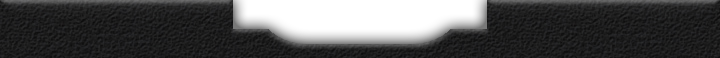
#> input picture assets/slot_front_dark.png, 720 x 58 px
$ python turboexpress.py
#> lines starting #> are read from the running program, lines starting #| are printed output that depends on the picture; after the words box and inside, x2 and y2 are one past the last pixel; in counts of white or black regions, pixels touching at a corner belong together
### tools/slot_art/strip.py
"""What every system's cart slot strip is drawn with: the strip's size, Slot's
mouth, the moulded plastic's grain, and embossing."""

from pathlib import Path

import numpy as np
from PIL import Image, ImageFont

ROOT = Path(__file__).resolve().parent.parent.parent
W, H = 720, 58
FONT = ROOT / 'crates/slot-ui/assets/label.ttf'


def colour(name, shells):
    if name in shells:
        return shells[name]
    name = name.lstrip('#')
    return tuple(int(name[i:i + 2], 16) for i in (0, 2, 4))


def grain(seed, amount):
    """The moulded plastic's fine texture, as a multiplier around 1."""
    rng = np.random.default_rng(seed)
    n = rng.normal(0.0, 1.0, (H, W))
    # A little blur so it reads as texture, not noise.
    n = (n + np.roll(n, 1, 0) + np.roll(n, 1, 1) + np.roll(n, -1, 0) + np.roll(n, -1, 1)) / 5
    return 1.0 + n * amount


def mouth():
    """Slot's mouth: True where the front strip is open."""
    a = np.array(Image.open(ROOT / 'assets/slot_front_dark.png').convert('RGBA'))[:, :, 3]
    return a < 128
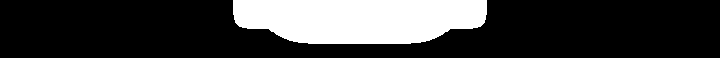
#> returned value: shape (58, 720) bool; 22.9% white; 1 white region, box (x1, y1, x2, y2) and area: (233, 0, 487, 44) 9579


def near(mask, d):
    """Pixels within d of the mask, outside it."""
    out = np.zeros_like(mask)
    for dy in range(-d, d + 1):
        for dx in range(-d, d + 1):
            out |= np.roll(np.roll(mask, dy, 0), dx, 1)
    return out & ~mask


def shade(rgb, factor):
    return np.clip(np.array(rgb, float) * factor, 0, 255)


def to_image(light, base, alpha=None):
    """light is an H x W multiplier on the shell colour."""
    img = np.clip(light[:, :, None] * np.array(base, float)[None, None, :], 0, 255)
    a = np.full((H, W), 255.0) if alpha is None else alpha
    return Image.fromarray(np.dstack([img, a]).astype(np.uint8), 'RGBA')


# [5 lines left out: function embossed, not called in this run]


def rgb(base, factor):
    return tuple(int(c) for c in shade(base, factor))


def open_mouth(img):
    """Keep the opening open whatever was drawn across it."""
    m = mouth()
    out = np.array(img)
    out[:, :, 3] = np.where(m, 0, out[:, :, 3])
    return Image.fromarray(out, 'RGBA')

### tools/slot_art/turboexpress.py
#!/usr/bin/env python3
"""Draw the TurboExpress's cart slot, for the TurboGrafx-16 shelf with Cart
Slot set to Bespoke.

    tools/slot_art/turboexpress.py [colour] [--out DIR]

The three strips are the size of Slot's (720x58) with its mouth cut out in the
same place, so a HuCard goes in the same way. They draw the top of a
TurboExpress's back: the HuCard's sunken panel between the raised shoulders,
the grooves down its sides and the arrow moulded across it, the screw holes
in the top corners, and the DC IN recess on the right edge. No maker's names
or marks are drawn.

colour is the TurboExpress's charcoal, or a hex RGB.
"""

import argparse
from pathlib import Path

import numpy as np
from PIL import Image, ImageDraw

from strip import H, ROOT, W, colour, grain, mouth, near, open_mouth, rgb, to_image

SHELLS = {
    'charcoal': (62, 64, 69),
}
# The sunken panel the HuCard goes into spans this.
PANEL = (190, 530)


def back(base):
    """Seen through the mouth: the HuCard slit, deep and dark, with its guides."""
    light = np.full((H, W), 0.55) * grain(10, 0.02)
    ys = np.arange(H)[:, None]
    light *= 0.75 + 0.25 * np.clip(ys / 30, 0, 1)
    m = mouth()
    xs = np.where(m[2])[0]
#> xs = 254 values from 233 to 486
    left, right = xs.min(), xs.max()
#> left = 233; right = 486
    for i in range(10):
        f = 0.7 + 0.3 * i / 10
        light[:, left + i] *= f
        light[:, right - i] *= f
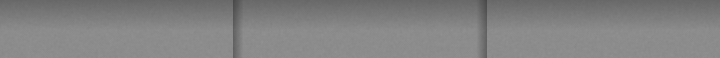
#> light: shape (58, 720) float64; min 0.288, max 0.571, mean 0.511
    img = to_image(light, base)
#> in to_image, `img = np.clip(light[:, :, None] * np.array(base, float)[None, None, :]..`:
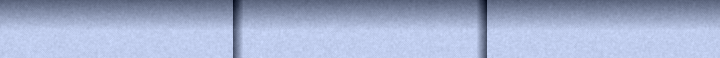
#> img: shape (58, 720, 3) float64; mean of channels 0, 1, 2 31.7, 32.7, 35.3; drawn with min black and max white
#> in to_image, `return Image.fromarray(np.dstack([img, a]).astype(np.uint8), 'RGBA')`:
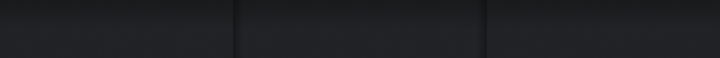
#> returned value: PIL image 720x58 RGBA; mean R, G, B, A 31.2, 32.2, 34.7, 255
    d = ImageDraw.Draw(img)
    # The slit the card slides into, and its two guides.
    d.rectangle([left + 16, 3, right - 16, 9], fill=(14, 14, 16))
    d.line([left + 16, 10, right - 16, 10], fill=rgb(base, 0.9))
    for x in (left + 20, right - 26):
        d.rectangle([x, 10, x + 6, 30], fill=rgb(base, 0.4))
#> this loop made 2 passes
#> x on passes 1 to 2: 253, 460
    return img


def front(base):
    """The case around the HuCard panel, open where the card goes in."""
#> called with base = (62, 64, 69)
    m = mouth()
    light = np.full((H, W), 1.0) * grain(11, 0.03)
    ys = np.arange(H)[:, None]
    light *= 1.04 - 0.08 * ys / H
    x0, x1 = PANEL
    # The panel is sunk below the shoulders: darker, shaded under their edges.
    light[:, x0:x1] *= 0.86
    for i in range(7):
        light[:, x0 + i] *= 0.72 + 0.04 * i
        light[:, x1 - 1 - i] *= 0.72 + 0.04 * i
    light[:, x0 - 2:x0] *= 1.25
    light[:, x1:x1 + 2] *= 1.25
    light[0, :x0] *= 1.3
    light[0, x1:] *= 1.3
    light[near(m, 2)] *= 0.6
#> after the loop in near, `for dy in range(-d, d + 1):`: out: shape (58, 720) bool; 25.8% white; 2 white regions, box (x1, y1, x2, y2) and area: (231, 0, 489, 46) 10271, (231, 56, 489, 58) 516
#> in near, `return out & ~mask`: returned value: shape (58, 720) bool; 2.9% white; 2 white regions, box (x1, y1, x2, y2) and area: (231, 0, 489, 46) 692, (231, 56, 489, 58) 516
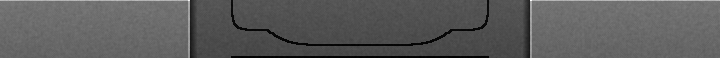
#> light: shape (58, 720) float64; min 0.479, max 1.72, mean 0.926; drawn with min black and max white
    img = to_image(light, base, np.where(m, 0.0, 255.0))
    d = ImageDraw.Draw(img)
    groove, lit = rgb(base, 0.45), rgb(base, 1.3)
    # The grooves down the panel's sides.
    for x in (x0 + 18, x1 - 20):
        d.line([x, 0, x, 46], fill=groove, width=2)
        d.line([x + 2, 0, x + 2, 46], fill=lit)
    # The line moulded across the panel, broken by its arrow pointing in.
    cx = (x0 + x1) // 2
    for a, b in ((x0 + 18, cx - 14), (cx + 14, x1 - 18)):
        d.line([a, 47, b, 47], fill=groove, width=2)
        d.line([a, 49, b, 49], fill=lit)
    d.line([cx, 44, cx, 54], fill=groove, width=2)
    d.line([cx - 9, 47, cx, 56, cx + 9, 47], fill=groove, width=2)
    # Screw holes in the top corners.
    for hx in (26, 694):
        d.ellipse([hx - 6, 6, hx + 6, 18], fill=rgb(base, 0.6))
        d.ellipse([hx - 4, 8, hx + 4, 16], fill=(16, 16, 18))
    # The DC IN recess on the right edge.
    d.rounded_rectangle([706, 22, 716, H + 6], radius=3, outline=groove, width=1)
    return open_mouth(img)


def plugged(base):
    """A HuCard in the slot: the front over the back, the slot holding the
    top of a card and its grip edge."""
    b = np.array(back(base)).astype(float)
#> the loop in back (call 2), `for x in (left + 20, right - 26):` made 2 passes
    m = mouth()
    card = np.array(to_image(np.full((H, W), 1.0) * grain(12, 0.02), (196, 198, 202))).astype(float)
    ys = np.arange(H)[:, None]
    # The grip ridges along the card's top edge.
    ridged = np.broadcast_to(((ys % 3 == 0) & (ys < 12))[:, :, None], card.shape)
    card[ridged] *= 0.72
    # The card's label below its edge.
    card[16:, 286:434, :3] = (84, 88, 104)
    inner = m.copy()
    xs = np.where(m[2])[0]
#> xs = 254 values from 233 to 486
    inner[:, :xs.min() + 12] = False
    inner[:, xs.max() - 11:] = False
#> inner: shape (58, 720) bool; 21.5% white; 1 white region, box (x1, y1, x2, y2) and area: (245, 0, 475, 44) 8983
    b[inner] = card[inner]
    b[:, :, 3] = 255
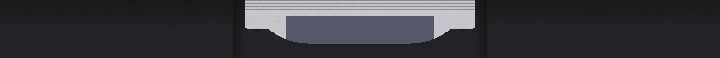
#> b: shape (58, 720, 4) float64; mean of channels 0, 1, 2, 3 54.7, 56.1, 60.1, 255; drawn as R, G, B
    out = Image.fromarray(b.astype(np.uint8), 'RGBA')
#> out: PIL image 720x58 RGBA
    out.alpha_composite(front(base))
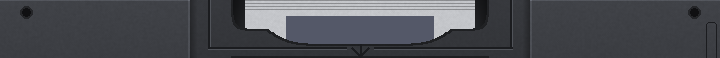
#> out: PIL image 720x58 RGBA; mean R, G, B, A 74.5, 76.6, 82.2, 255
    return out


def main():
    ap = argparse.ArgumentParser(description=__doc__, formatter_class=argparse.RawDescriptionHelpFormatter)
    ap.add_argument('colour', nargs='?', default='charcoal')
    ap.add_argument('--out', default=str(ROOT / 'assets'))
    a = ap.parse_args()
    base = colour(a.colour, SHELLS)
    out = Path(a.out)
    out.mkdir(parents=True, exist_ok=True)
    back(base).save(out / 'slot_tg16_back.png', optimize=True)
    front(base).save(out / 'slot_tg16_front.png', optimize=True)
    plugged(base).save(out / 'slot_tg16_plugged.png', optimize=True)
    print(f'slot_tg16_back/front/plugged.png in {out}, colour {base}')


if __name__ == '__main__':
    main()
